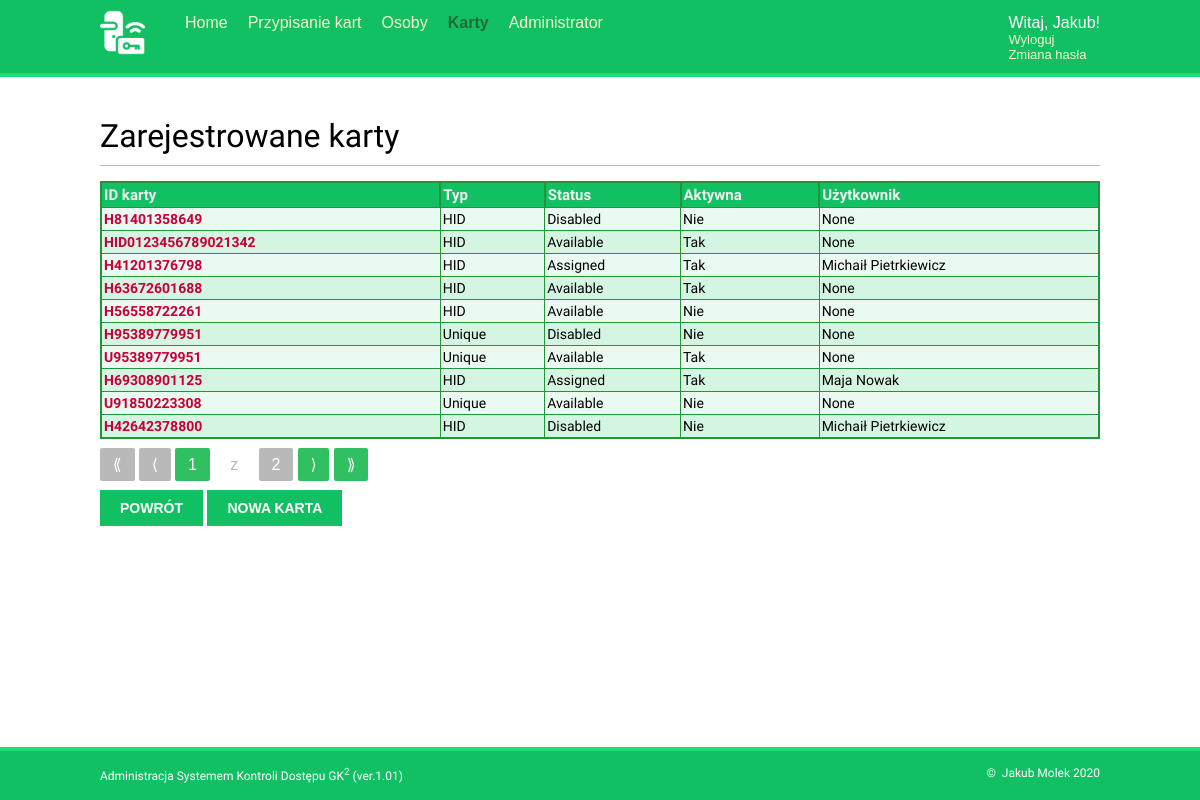
Page /karty/ (signed in) on the committed database.
### administracja/models.py (models this page shows, shortened)
class Card(models.Model):
    RFID_STD = (
        ('HID','HID'),
        ('Mifare','Mifare'),
        ('Unique','Unique')
    )
    CARD_STATUS = (
        ('0','Available'),
        ('1','Assigned'),
        ('2','Disabled'),
    )
    id = models.CharField(max_length=48,
        primary_key=True,
        unique=True,
        verbose_name='Nr karty')
    type = models.CharField(max_length=10,
        choices = RFID_STD,
        verbose_name='typ')
    supplier = models.CharField(max_length=100,
        verbose_name='dostawca')
    status = models.CharField(
        max_length=1,
        choices=CARD_STATUS,
        default='0',
        verbose_name='Status',
        help_text='Status karty')
    person = models.ForeignKey('Person',
            on_delete=models.SET_NULL,
            null=True,
            blank=True,
            verbose_name='Użytkownik')
    valid_date = models.DateField(blank=True,
            null=True,
            verbose_name='data ważności')
    active = models.BooleanField(default=True,
            verbose_name='aktywna')
    created = models.DateTimeField(auto_now_add=True,
            verbose_name='data dodania')
    updated = models.DateTimeField(auto_now=True,
            verbose_name='data modyfikacji')
    class Meta:
        verbose_name = u'Karta'
        verbose_name_plural = u'Karty'
    def get_absolute_url(self):
        return reverse('card_detail', kwargs={'pk': self.pk})

class Person(models.Model):
    name =  models.CharField(max_length=100,
            verbose_name='Imię i nazwisko')
    pesel = models.CharField(max_length=11,
            verbose_name='PESEL',
            help_text='Podaj poprawny PESEL')
    hire_date = models.DateField(default=datetime.now,
            verbose_name='Data zatrudnienia')
    fire_date = models.DateField(blank=True,
            null=True,
            verbose_name='Data zwolnienia',
            help_text='Data zwolnienia nie może być wcześniejsza niż data zatrudnienia')
    active  = models.BooleanField(default=False,
            verbose_name='Aktywna')
    anonymized = models.BooleanField(default=False,
            verbose_name='Zanomizowana')
    hash_date = models.DateField(blank=True,
            null=True,
            verbose_name='Data anonimizacji')
    retention = models.IntegerField(default=5,
            null=False,
            verbose_name='Okres retencji RODO',
            help_text='Standardowy okres retencji wynosi 5 lat + dni do końca roku kalendarzowego')
    created = models.DateTimeField(auto_now_add=True,
            verbose_name='Data dodania rekordu')
    updated = models.DateTimeField(auto_now=True,
            verbose_name='Data aktualizacji rekordu')
    def __str__(self):
        return self.name
    class Meta:
        verbose_name = u'Osoba'
        verbose_name_plural = u'Osoby'

### administracja/views.py (the view)
class CardListView(LoginRequiredMixin,generic.ListView):
    model = Card
    login_url = '/login/'
    paginate_by = 10
    context_object_name = 'card_list2'
    template_name = 'card/list2.html'
    ordering = ['-created']
    queryset = Card.objects.all()
    def get_queryset(self, **kwargs):
        queryset = super(CardListView, self).get_queryset(**kwargs)
        return queryset
    def get_context_data(self, **kwargs):
        context = super(CardListView, self).get_context_data(**kwargs)
        context['section'] = 'cards'
        return context

### administracja/templates/card/list2.html (shortened to what this page needs)
{% extends "base.html" %}
{% block content %}
	<h1>Zarejestrowane karty</h1>
	{% if card_list2 %}
	<table>
	<thead>
		<tr>
			<th>ID karty</th>
			<th>Typ</th>
			<th>Status</th>
			<th>Aktywna</th>
			<th>Użytkownik</th>
		</tr>
	</thead>
	<tbody>
	{% for card in page_obj %}
		<tr {% if card.active is not True %} class="inactive" {% endif %}>
			<td><a href="{{ card.get_absolute_url }}">
				{{ card.id | upper }}</a></td>
			<td>{{ card.get_type_display }}</td>
			<td>{{ card.get_status_display }}</td>
			<td>{{ card.active | yesno:'Tak,Nie,-' }}</td>
			<td>{{ card.person }}</td>
		</tr>
	{% endfor %}
	</tbody>
	</table>
	{% else %}
		<ul class="messages">
			<li class="info">Brak kart w bazie.</li>
		</ul>
	{% endif %}
{% if page_obj.paginator.num_pages > 1 %}
    {% include '_pagination.html' with items=page_obj %}
{% endif %}
<div class="buttons">
  <a class="button" href="{% url "dashboard" %}">Powrót</a>
 {% if request.user.is_staff %}
   <a class="button"
	href="http://172.16.1.11:8000/admin/administracja/card/add/"
	rel="noopener noreferrer" target="_blank">
	nowa karta</a>
</div>
{% endif %}
{% endblock %}

### administracja/templates/menu.html (shortened to what this page needs)
    <ul class="menu">
	    <li {% if section == "dashboard" %}class="selected"{% endif %}>
		    <a href="{% url "dashboard" %}">Home</a>
	    </li>
	    <li>
		    <a href="#">Przypisanie kart</a>
 	    </li>
	    <li {% if section == "persons" %}class="selected"{% endif %}>
		    <a href="{% url "persons" %}">Osoby</a>
	    </li>
	    <li {% if section == "cards" %}class="selected"{% endif %}>
		    <a href="{% url "cards2" %}">Karty</a>
	    </li>
	    {% if request.user.is_staff %}
	    <li>
		    <a href="{% url 'admin:login' %}">Administrator</a>
	    </li>
	    {% endif %}
    </ul>
    <span class="user">
	    {% if request.user.is_authenticated %}
	    <div class="dropdown">
		    <span>Witaj, {{ request.user.first_name }}!</span>
		    <div class="dropdown-content_" style="font-size:13px">
			    <a href="{% url "logout" %}">Wyloguj</a><br>
			<a href="{% url "password_change" %}">Zmiana hasła</a>
		    </div></span></div>
	    {% else %}
	        <a href="{% url "login" %}">Zaloguj</a>
	    {% endif %}

### administracja/static/css/skdadm.css (style rules this page uses)
body { margin:0; padding:0; font-family:helvetica, sans-serif; }
a { color:#c70039; text-decoration:none; }
h1, h2, h3, h4, h5 , h6 { font-family: 'Muli', sans-serif; font-weight:normal; }
h1 { border-bottom:1px solid #bbb; padding:0 0 10px 0; margin:10px 0 15px 0; }
#header ul.menu { list-style:none; margin:0; float:left; padding:0 5px 0 5px; }
#header ul.menu li { float:left; padding:4px 10px; }
#header ul.menu li.selected a, #menu ul.menu li.selected a:hover { color:#1b6d32; font-weight:bold; }
#header a { color:#f3f7cc; }
#header .user { float:right; padding-top:4px; }
input[type=submit], a.button { font-weight:bold; background:#12c064; color:white; padding:10px 20px; font-size:14px; margin-bottom: 10px; text-transform:uppercase; }
.buttons { padding-top: 25px; padding-bottom 25px; }
:root { --balloon-color:blue; --balloon-move: 30px; }
.dropdown { position: relative; display: inline-block; }

### administracja/static/css/balloon.css (style rules this page uses)
:root { --balloon-color: rgba(16,16,16,0.95);--balloon-font-size: 12px;--balloon-move: 4px }

### administracja/static/css/table.css (style rules this page uses)
table { font-family: 'Muli', Georgia, serif; border: 2px solid #24943A; background-color: #EAFAF1; width: 100%; text-align: left; border-collapse: collapse; }
table td, table th { border: 1px solid #24943A; padding: 3px 2px; }
table td a { font-weight: bold; }
table tbody td { font-size: 14px; }
table tr:nth-child(even) { background: #D5F5E3; }
table thead { background: #12c064; border-bottom: 0px solid #444444; }
table thead th { font-size: 15px; font-weight: bold; color: #F0F0F0; text-align: left; border-left: 2px solid #24943A; }
table thead th:first-child { border-left: none; }

### rows in the picture
Card: id "H81401358649", type "HID", status "Disabled", active "Nie", person "None"
Card: id "HID0123456789021342", type "HID", status "Available", active "Tak", person "None"
Card: id "H41201376798", type "HID", status "Assigned", active "Tak", person "Michaił Pietrkiewicz"
Card: id "H63672601688", type "HID", status "Available", active "Tak", person "None"
Card: id "H56558722261", type "HID", status "Available", active "Nie", person "None"
Card: id "H95389779951", type "Unique", status "Disabled", active "Nie", person "None"
Card: id "U95389779951", type "Unique", status "Available", active "Tak", person "None"
Card: id "H69308901125", type "HID", status "Assigned", active "Tak", person "Maja Nowak"
Card: id "U91850223308", type "Unique", status "Available", active "Nie", person "None"
Card: id "H42642378800", type "HID", status "Disabled", active "Nie", person "Michaił Pietrkiewicz"

### other values in the picture
{{ request.user.first_name }} "Jakub"
{{ items.number }} "1"
{{ items.paginator.num_pages }} "2"
